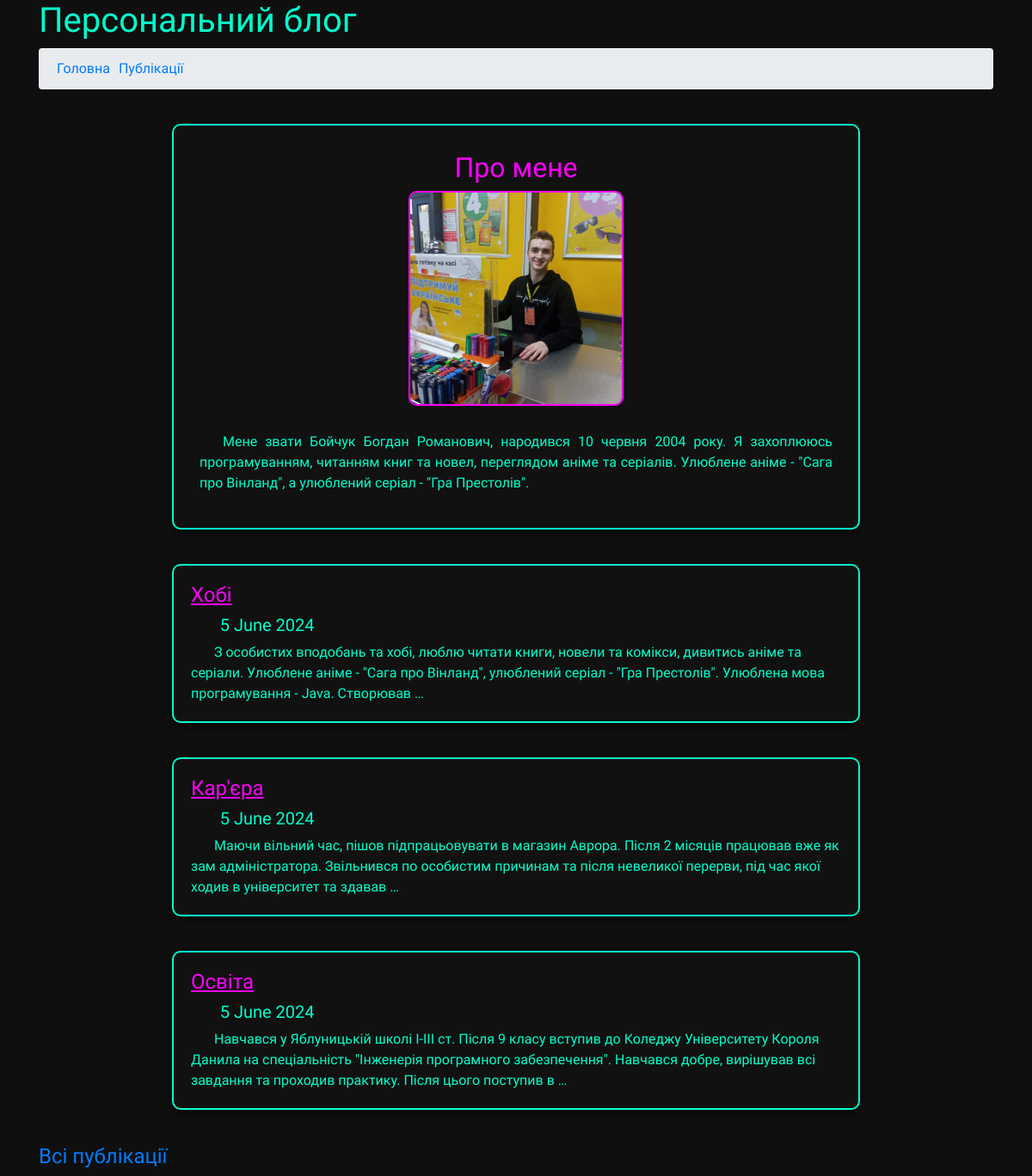
The page / on the database its author committed.
### app_blog/models.py (models this page shows, shortened)
class Article(models.Model):
    title = models.CharField(u'Заголовок', max_length=250, help_text=u'Максимум 250 сим.')
    description = models.TextField(blank=True, verbose_name=u'Опис')
    pub_date = models.DateTimeField(u'Дата публікації', default=timezone.now)
    slug = models.SlugField(u'Слаг', unique_for_date='pub_date')
    main_page = models.BooleanField(u'Головна', default=True,
        help_text=u'Показувати')
    category = models.ForeignKey(Category,
        related_name='articles', blank=True, null=True,
        verbose_name=u'Категорія', on_delete=models.CASCADE)
    objects = models.Manager()
    class Meta:
        ordering = ['-pub_date']
        verbose_name = u'Стаття'
        verbose_name_plural = u'Статті'
    def get_absolute_url(self):
            return reverse('news-detail', kwargs={
                'year':self.pub_date.strftime("%Y"),
                'month': self.pub_date.strftime("%m"),'day': self.pub_date.strftime("%d"),
                'slug': self.slug, })

### app_blog/views.py (the view)
# urls.py: path(r'', HomePageView.as_view()),
class HomePageView(ListView):
    model = Article
    template_name = 'index.html'
    context_object_name = 'categories'
    def get_context_data(self, **kwargs):
        context = super(HomePageView,
                self).get_context_data(**kwargs)
        context['articles'] =\
          Article.objects.filter(main_page=True)[:5]
        return context
    def get_queryset(self, *args, **kwargs):
        categories = Category.objects.all()
        return categories

### app_blog/templates/index.html (shortened to what this page needs)
{% extends "base.html" %}
{% load static %}
{% block content %}{% endblock %}

### app_blog/static/css/main.css (style rules this page uses)
body { background: #0f0f0f; font-family: 'Ubuntu', sans-serif; margin: 0; padding: 0; color: #00ffcc; }
#about { text-align: center; margin: 40px auto; max-width: 800px; background: #111111; padding: 30px; box-shadow: 0 4px 8px rgba(0, 0, 0, 0.5); border-radius: 10px; border: 2px solid #00ffcc; }
#about h2 { margin-top: 0; color: #ff00ff; }
#about img { border-radius: 10px; width: 250px; height: 250px; object-fit: cover; margin-bottom: 20px; border: 2px solid #ff00ff; }
#about p { margin: 10px 0; text-indent: 3ch; text-align: justify; }
.article-block { background: #111111; color: #00ffcc; font-family: 'Ubuntu', sans-serif; box-shadow: 0 4px 8px rgba(0, 0, 0, 0.5); padding: 20px; margin: 40px auto; max-width: 800px; border-radius: 10px; border: 2px solid #00ffcc; }
.article-block a { color: #00ffcc; text-decoration: none; }
.article-block h4 { margin-top: 0; font-size: 1.5em; text-decoration: underline; color: #ff00ff; cursor: pointer; transition: color 0.3s; }
p { margin: 0; text-indent: 3ch; }

### rows shown on the page
Article: pub_date+slug+title "Про мене Мене звати Бойчук Богдан Романович, народився 10 червня 2004 року. Я захоплююсь програмуванням, читанням книг та новел, переглядом аніме та серіалів. Улюблене аніме - \"Сага про Вінланд\", а улюблений серіал - \"Гра Престолів\". Хобі 5 June 2024 З особистих вподобань та хобі, люблю читати книги, новели та комікси, дивитись аніме та серіали. Улюблене аніме - \"Сага про Вінланд\", улюблений серіал - \"Гра Престолів\". Улюблена мова програмування - Java. Створював … Кар'єра 5 June 2024 Маючи вільний час, пішов підпрацьовувати в магазин Аврора. Після 2 місяців працював вже як зам адміністратора. Звільнився по особистим причинам та після невеликої перерви, під час якої ходив в університет та…", pub_date+slug+title (picture)
